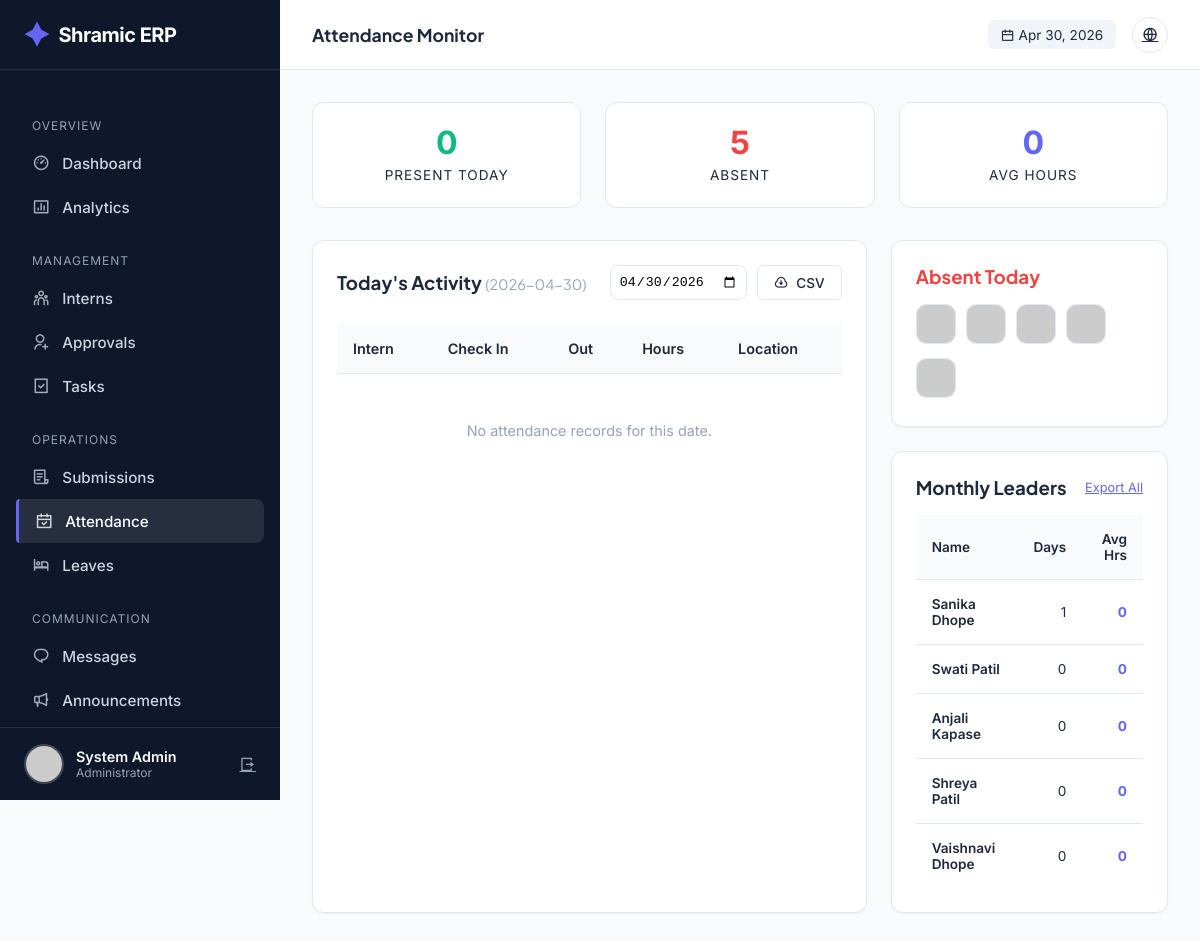
The page /admin/attendance (signed in) on the database as committed earlier.
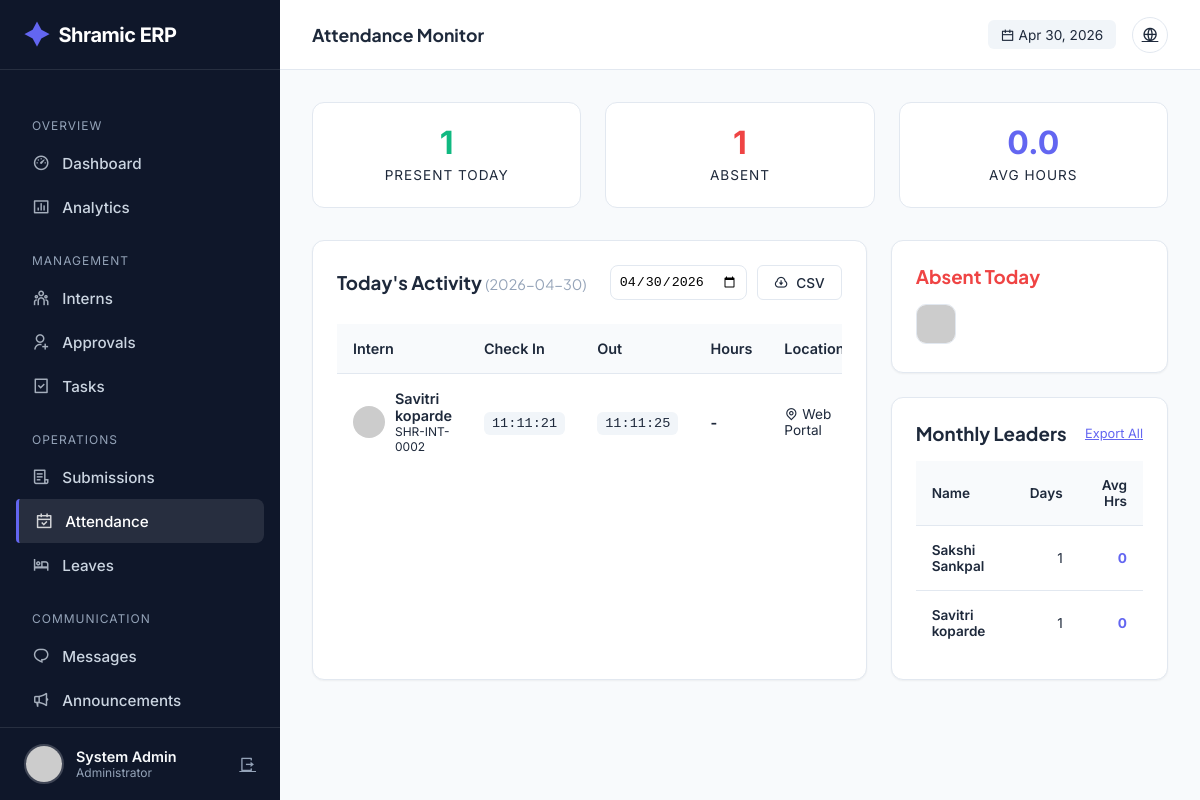
The same page on the database as committed later.
### tables this page shows
CREATE TABLE users (
            id INTEGER PRIMARY KEY AUTOINCREMENT,
            intern_id TEXT UNIQUE,
            usn TEXT UNIQUE NOT NULL,
            full_name TEXT NOT NULL,
            phone TEXT NOT NULL,
            email TEXT UNIQUE NOT NULL,
            password_hash TEXT NOT NULL,
            role TEXT NOT NULL,
            photo_url TEXT,
            status TEXT DEFAULT 'PENDING',
            is_admin BOOLEAN DEFAULT 0,
            department TEXT,
            join_date DATE,
            emergency_contact TEXT,
            address TEXT,
            last_login TIMESTAMP,
            login_count INTEGER DEFAULT 0,
            created_at TIMESTAMP DEFAULT CURRENT_TIMESTAMP,
            updated_at TIMESTAMP DEFAULT CURRENT_TIMESTAMP
        );

CREATE TABLE attendance (
            id INTEGER PRIMARY KEY AUTOINCREMENT,
            user_id INTEGER,
            date DATE NOT NULL,
            check_in_time TIMESTAMP,
            check_out_time TIMESTAMP,
            work_hours REAL,
            location TEXT,
            ip_address TEXT,
            notes TEXT,
            status TEXT DEFAULT 'PRESENT',
            FOREIGN KEY (user_id) REFERENCES users(id),
            UNIQUE(user_id, date)
        );

### app.py (the view)
@app.route('/admin/attendance')
@login_required
@admin_required
def admin_attendance():
    conn = get_db_connection()
    cur = conn.cursor()
    date_filter = request.args.get('date', format_datetime(get_current_date(), '%Y-%m-%d'))
    cur.execute("""
        SELECT u.id, u.intern_id, u.full_name, u.role, u.photo_url, u.department,
               a.check_in_time, a.check_out_time, a.work_hours, a.location
        FROM attendance a
        JOIN users u ON a.user_id = u.id
        WHERE a.date = ?
        ORDER BY a.check_in_time DESC
    """, (date_filter,))
    today_attendance = cur.fetchall()
    cur.execute("""
        SELECT u.intern_id, u.full_name, u.role, u.department,
               COUNT(a.id) as days_present,
               SUM(a.work_hours) as total_hours,
               AVG(a.work_hours) as avg_hours
        FROM users u
        LEFT JOIN attendance a ON u.id = a.user_id
            AND strftime('%Y-%m', a.date) = strftime('%Y-%m', 'now')
        WHERE u.is_admin = 0 AND u.status = 'APPROVED'
        GROUP BY u.id, u.intern_id, u.full_name, u.role, u.department
        ORDER BY days_present DESC
    """)
    monthly_summary = cur.fetchall()
    cur.execute("""
        SELECT u.id, u.intern_id, u.full_name, u.role, u.department, u.photo_url
        FROM users u
        WHERE u.is_admin = 0 AND u.status = 'APPROVED'
        AND u.id NOT IN (
            SELECT user_id FROM attendance WHERE date = ?
        )
    """, (date_filter,))
    absent_today = cur.fetchall()
    conn.close()
    return render_template('admin/attendance.html',
        today_attendance=today_attendance,
        monthly_summary=monthly_summary,
        absent_today=absent_today,
        date_filter=date_filter
    )

### templates/admin/attendance.html (shortened to what this page needs)
{% extends "admin/base.html" %} {% block page_title %}Attendance Monitor{%
endblock %} {% block content %}
<div class="att-stats">
  <div class="stat-box">
    <div class="stat-val" style="color: var(--success)">
      {{ today_attendance|length }}
    </div>
    <div class="stat-lbl">Present Today</div>
  </div>
  <div class="stat-box">
    <div class="stat-val" style="color: var(--danger)">
      {{ absent_today|length }}
    </div>
    <div class="stat-lbl">Absent</div>
  </div>
  <div class="stat-box">
    {% set total_hrs = namespace(value=0) %} {% for r in today_attendance %}{%
    if r.work_hours %}{% set total_hrs.value = total_hrs.value + r.work_hours
    %}{% endif %}{% endfor %}
    <div class="stat-val" style="color: var(--primary)">
      {{ (total_hrs.value / today_attendance|length)|round(1) if
      today_attendance|length > 0 else 0 }}
    </div>
    <div class="stat-lbl">Avg Hours</div>
  </div>
</div>
<div style="display: grid; grid-template-columns: 2fr 1fr; gap: 1.5rem">
  <div class="card">
    <div
      style="
        display: flex;
        justify-content: space-between;
        align-items: center;
        margin-bottom: 1.5rem;
      "
    >
      <h3>
        Today's Activity
        <span
          style="font-weight: 400; color: var(--text-light); font-size: 0.9rem"
          >({{ date_filter }})</span
        >
      </h3>
      <div style="display: flex; gap: 10px">
        <form
          method="GET"
          style="display: flex; align-items: center; gap: 10px"
        >
          <input
            type="date"
            name="date"
            value="{{ date_filter }}"
            onchange="this.form.submit()"
            style="
              padding: 0.5rem;
              border: 1px solid var(--border);
              border-radius: 8px;
            "
          />
        </form>
        <a
          href="{{ url_for('export_attendance_csv', month=date_filter[:7]) }}"
          class="btn btn-outline"
          style="padding: 0.5rem 1rem; font-size: 0.85rem"
        >
          <i class="ri-download-cloud-line"></i> CSV
        </a>
      </div>
    </div>
    <div class="table-container">
      <table>
        <thead>
          <tr>
            <th>Intern</th>
            <th>Check In</th>
            <th>Out</th>
            <th>Hours</th>
            <th>Location</th>
          </tr>
        </thead>
        <tbody>
          {% for record in today_attendance %}
          <tr class="attendance-row">
            <td>
              <div style="display: flex; align-items: center; gap: 10px">
                <img
                  src="{{ url_for('static', filename='uploads/profiles/' + record.photo_url) if record.photo_url else 'https://ui-avatars.com/api/?name=' + record.full_name }}"
                  style="
                    width: 32px;
                    height: 32px;
                    border-radius: 50%;
                    object-fit: cover;
                  "
                />
                <div>
                  <div style="font-weight: 600">{{ record.full_name }}</div>
                  <div style="font-size: 0.75rem; color: var(--text-secondary)">
                    {{ record.intern_id }}
                  </div>
                </div>
              </div>
            </td>
            <td>
              <span class="time-badge"
                >{{ record.check_in_time.split(' ')[1] }}</span
              >
            </td>
            <td>
              {% if record.check_out_time %}
              <span class="time-badge"
                >{{ record.check_out_time.split(' ')[1] }}</span
              >
              {% endif %}
            </td>
            <td style="font-weight: 700; color: var(--text-main)">
              {{ record.work_hours if record.work_hours else '-' }}
            </td>
            <td style="font-size: 0.85rem; color: var(--text-secondary)">
              <i class="ri-map-pin-line"></i> {{ record.location or 'Remote' }}
            </td>
          </tr>
          {% else %}
          <tr>
            <td
              colspan="5"
              style="
                text-align: center;
                padding: 3rem;
                color: var(--text-light);
              "
            >
              No attendance records for this date.
            </td>
          </tr>
          {% endfor %}
        </tbody>
      </table>
    </div>
  </div>
  <div style="display: flex; flex-direction: column; gap: 1.5rem">
    <div class="card">
      <h3 style="margin-bottom: 1rem; color: var(--danger)">Absent Today</h3>
      {% if absent_today %}
      <div class="absent-grid">
        {% for user in absent_today %}
        <div class="absent-item" data-name="{{ user.full_name }}">
          <a href="{{ url_for('admin_intern_detail', intern_id=user['id']) }}">
            <img
              src="{{ url_for('static', filename='uploads/profiles/' + user.photo_url) if user.photo_url else 'https://ui-avatars.com/api/?name=' + user.full_name }}"
              alt="{{ user.full_name }}"
            />
          </a>
        </div>
        {% endfor %}
      </div>
      {% else %}
      <div style="text-align: center; padding: 2rem; color: var(--success)">
        <i class="ri-check-double-line" style="font-size: 2rem"></i>
        <p style="margin-top: 0.5rem; font-size: 0.9rem">100% Attendance!</p>
      </div>
      {% endif %}
    </div>
    <div class="card">
      <div
        style="
          display: flex;
          justify-content: space-between;
          align-items: center;
          margin-bottom: 1rem;
        "
      >
        <h3>Monthly Leaders</h3>
        <a
          href="{{ url_for('export_attendance_summary_csv') }}"
          style="font-size: 0.8rem; color: var(--primary)"
          >Export All</a
        >
      </div>
      <div class="table-container">
        <table style="font-size: 0.85rem">
          <thead>
            <tr>
              <th>Name</th>
              <th style="text-align: right">Days</th>
              <th style="text-align: right">Avg Hrs</th>
            </tr>
          </thead>
          <tbody>
            {% for summary in monthly_summary[:5] %}
            <tr>
              <td style="font-weight: 600">{{ summary.full_name }}</td>
              <td style="text-align: right">{{ summary.days_present }}</td>
              <td
                style="
                  text-align: right;
                  color: var(--primary);
                  font-weight: 700;
                "
              >
                {{ (summary.avg_hours or 0)|round(1) }}
              </td>
            </tr>
            {% endfor %}
          </tbody>
        </table>
      </div>
    </div>
  </div>
</div>
{% endblock %}

### templates/admin/base.html (shortened to what this page needs)
<!doctype html>
<html lang="en">
  <head>
    <link
      href="https://cdn.jsdelivr.net/npm/remixicon@4.1.0/fonts/remixicon.css"
      rel="stylesheet"
    />
  </head>
  <body>
    <aside class="sidebar" id="sidebar">
      <a href="/" class="brand">
        <i class="ri-shining-2-fill"></i> Shramic ERP
      </a>
      <ul class="nav-menu">
        <li class="nav-label">Overview</li>
        <li>
          <a
            href="{{ url_for('admin_dashboard') }}"
            class="nav-link {% if request.endpoint == 'admin_dashboard' %}active{% endif %}"
            ><i class="ri-dashboard-3-line"></i> Dashboard</a
          >
        </li>
        <li>
          <a
            href="{{ url_for('admin_analytics') }}"
            class="nav-link {% if request.endpoint == 'admin_analytics' %}active{% endif %}"
            ><i class="ri-bar-chart-box-line"></i> Analytics</a
          >
        </li>
        <li class="nav-label">Management</li>
        <li>
          <a
            href="{{ url_for('admin_interns') }}"
            class="nav-link {% if request.endpoint == 'admin_interns' %}active{% endif %}"
            ><i class="ri-team-line"></i> Interns</a
          >
        </li>
        <li>
          <a
            href="{{ url_for('admin_approvals') }}"
            class="nav-link {% if request.endpoint == 'admin_approvals' %}active{% endif %}"
            ><i class="ri-user-add-line"></i> Approvals</a
          >
        </li>
        <li>
          <a
            href="{{ url_for('admin_tasks') }}"
            class="nav-link {% if request.endpoint == 'admin_tasks' %}active{% endif %}"
            ><i class="ri-task-line"></i> Tasks</a
          >
        </li>
        <li class="nav-label">Operations</li>
        <li>
          <a
            href="{{ url_for('admin_submissions') }}"
            class="nav-link {% if request.endpoint == 'admin_submissions' %}active{% endif %}"
            ><i class="ri-file-list-3-line"></i> Submissions</a
          >
        </li>
        <li>
          <a
            href="{{ url_for('admin_attendance') }}"
            class="nav-link {% if request.endpoint == 'admin_attendance' %}active{% endif %}"
            ><i class="ri-calendar-check-line"></i> Attendance</a
          >
        </li>
        <li>
          <a
            href="{{ url_for('admin_leaves') }}"
            class="nav-link {% if request.endpoint == 'admin_leaves' %}active{% endif %}"
            ><i class="ri-hotel-bed-line"></i> Leaves</a
          >
        </li>
        <li class="nav-label">Communication</li>
        <li>
          <a
            href="{{ url_for('admin_messages') }}"
            class="nav-link {% if request.endpoint == 'admin_messages' %}active{% endif %}"
            ><i class="ri-chat-1-line"></i> Messages</a
          >
        </li>
        <li>
          <a
            href="{{ url_for('admin_announcements') }}"
            class="nav-link {% if request.endpoint == 'admin_announcements' %}active{% endif %}"
            ><i class="ri-megaphone-line"></i> Announcements</a
          >
        </li>
      </ul>
      <div class="user-profile">
        <img
          src="{{ url_for('static', filename='uploads/profiles/' + current_user.photo_url) if current_user.photo_url else 'https://ui-avatars.com/api/?name=Admin&background=random' }}"
          class="user-avatar"
          alt="Admin"
        />
        <div style="flex: 1; overflow: hidden">
          <div
            style="
              font-weight: 600;
              font-size: 0.9rem;
              white-space: nowrap;
              text-overflow: ellipsis;
            "
          >
            {{ current_user.full_name }}
          </div>
          <div style="font-size: 0.75rem; color: var(--text-light)">
            Administrator
          </div>
        </div>
        <a
          href="{{ url_for('logout') }}"
          title="Logout"
          style="color: var(--text-light)"
          ><i class="ri-logout-box-r-line"></i
        ></a>
      </div>
    </aside>
    <div class="main-wrapper">
      <header class="top-header">
        <div style="display: flex; align-items: center; gap: 1rem">
          <h2 class="page-title">
            {% block page_title %}Dashboard{% endblock %}
          </h2>
        </div>
        <div class="header-actions">
          <div
            style="
              font-size: 0.85rem;
              color: var(--text-secondary);
              background: #f1f5f9;
              padding: 0.4rem 0.8rem;
              border-radius: 6px;
            "
          >
            <i class="ri-calendar-line"></i> {{ now.strftime('%b %d, %Y') }}
          </div>
          <a href="{{ url_for('index') }}" class="btn-icon" title="View Site"
            ><i class="ri-global-line"></i
          ></a>
        </div>
      </header>
      <div class="content">
         {% block content %}{% endblock %}
      </div>
    </div>
  </body>
</html>

Rows that differ between the two databases and show on the page:
removed users: full_name "Swati Patil", days_present "0", is_admin "0"
removed users: full_name "Anjali Kapase", days_present "0", is_admin "0"
removed users: full_name "Shreya Patil", days_present "0", is_admin "0"
removed users: full_name "Vaishnavi Dhope", days_present "0", is_admin "0"
removed users: full_name "Sanika Dhope", days_present "1", is_admin "0"
added attendance: full_name "Savitri koparde", intern_id "SHR-INT-0002", check_in_time "11:11:21", check_out_time "11:11:25", work_hours "-", location "Web Portal"
added users: full_name "Sakshi Sankpal", days_present "1", is_admin "0"
added users: full_name "Savitri koparde", days_present "1", is_admin "0", shown under "Monthly Leaders"
Other text that changed with them:
{{ today_attendance|length }}: "0" → "1"
{{ absent_today|length }}: "5" → "1"
text no longer shown: "0 No attendance records for this date."
text now shown: "0.0"
